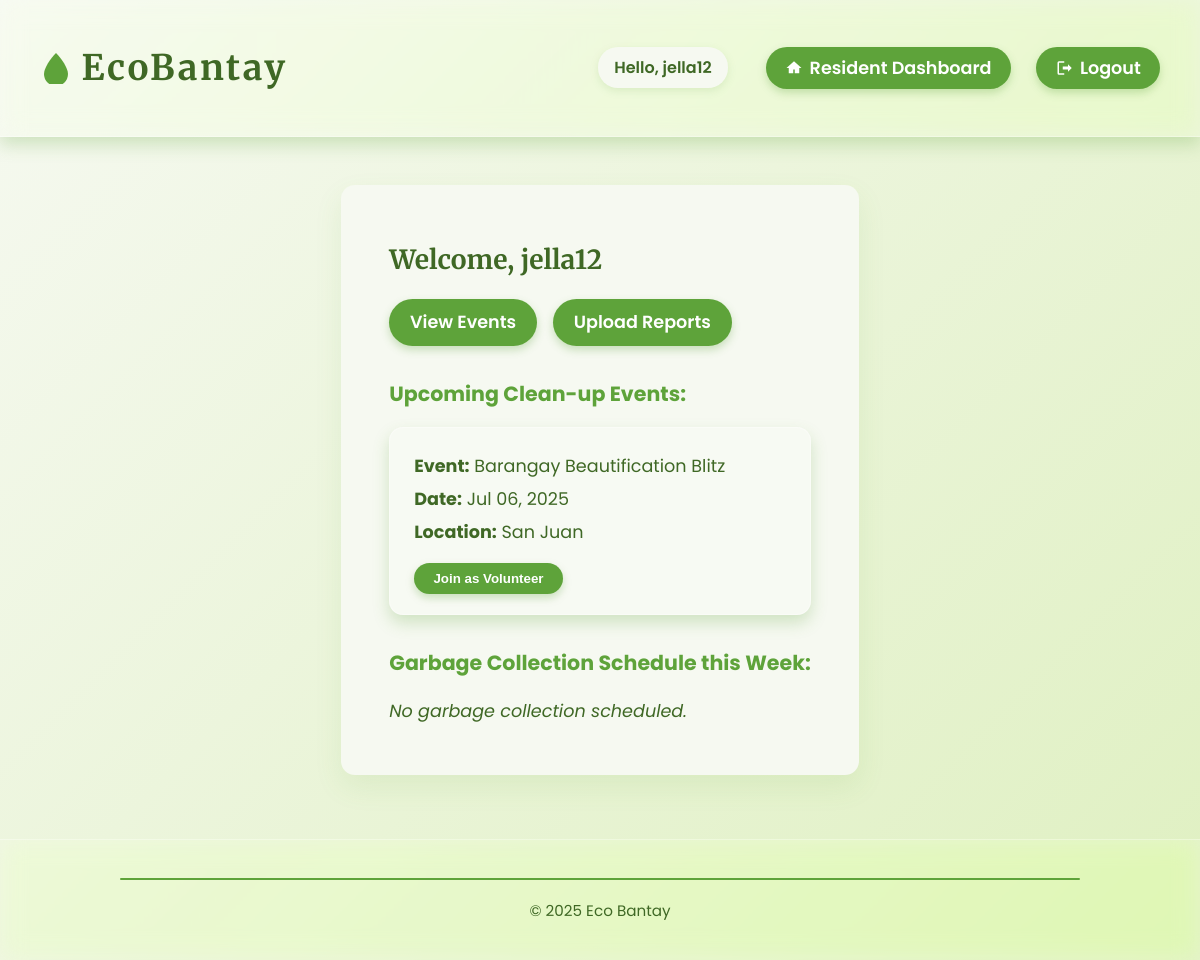
The page /resident-dashboard/ (signed in) on the database its author committed.
### core/models.py (models this page shows, shortened)
class Event(models.Model):
    title = models.CharField(max_length=200)
    date = models.DateField()
    location = models.CharField(max_length=255)
    description = models.TextField(blank=True)

### core/views.py (the view)
# urls.py: path('resident-dashboard/', views.resident_dashboard, name='resident_dashboard'),
@login_required
def resident_dashboard(request):
    upcoming_events = Event.objects.filter(date__gte=datetime.date.today()).order_by('date')[:5]
    this_week_schedules = Schedule.objects.filter(
        date__gte=datetime.date.today(),
        date__lte=datetime.date.today() + datetime.timedelta(days=7)
    ).order_by('date')
    context = {
        'upcoming_events': upcoming_events,
        'weekly_schedules': this_week_schedules,  # changed here
    }
    return render(request, 'core/resident_dashboard.html', context)

### core/templates/core/resident_dashboard.html (shortened to what this page needs)
{% extends "core/base.html" %}
{% block content %}
<div class="content-wrapper">
  <h2>Welcome, {{ user.username }}</h2>
  <ul class="link-list">
    <li><a href="{% url 'events' %}">View Events</a></li>
    <li><a href="{% url 'upload_report' %}">Upload Reports</a></li>
  </ul>
  <h3>Upcoming Clean-up Events:</h3>
  {% if upcoming_events %}
    {% for event in upcoming_events %}
      <div class="event-card" tabindex="0">
        <p><strong>Event:</strong> {{ event.title }}</p>
        <p><strong>Date:</strong> {{ event.date|date:"M d, Y" }}</p>
        <p><strong>Location:</strong> {{ event.location }}</p>
        <form method="post" action="{% url 'events' %}">
          <button type="submit" class="join-button">Join as Volunteer</button>
        </form>
      </div>
    {% endfor %}
  {% else %}
    <p class="no-events">No upcoming events.</p>
  {% endif %}
  <h3>Garbage Collection Schedule this Week:</h3>
  {% if weekly_schedules %}
    <ul class="schedule-list">
      {% for schedule in weekly_schedules %}
        <li>
          {{ schedule.date|date:"M d, Y" }} —
          {{ schedule.waste_type }} —
          {{ schedule.start_time|time:"g:i A" }} to {{ schedule.end_time|time:"g:i A" }}
        </li>
      {% endfor %}
    </ul>
  {% else %}
    <p class="no-events">No garbage collection scheduled.</p>
  {% endif %}
</div>
{% endblock %}

### core/templates/core/base.html (shortened to what this page needs)
{% load static %}
<!DOCTYPE html>
<html lang="en">
<head>
  <link rel="stylesheet" href="{% static 'core/styles.css' %}">
</head>
<body>
  <header>
    <h1>
      <a href="{% url 'home' %}" aria-label="EcoBantay Home">
        <svg aria-hidden="true" focusable="false" viewBox="0 0 64 64" xmlns="http://www.w3.org/2000/svg">
          <path d="M32 2C21 13 8 32 8 44a24 24 0 0 0 48 0c0-12-13-31-24-42z" />
        </svg>
        EcoBantay
      </a>
    </h1>
    <nav>
      {% if user.is_authenticated %}
        <span class="greeting">Hello, {{ user.username }}</span>
        {% if user.is_superuser %}
          <a href="{% url 'admin_dashboard' %}" title="Admin Dashboard">
            <svg viewBox="0 0 24 24"><path d="M12 2L2 7v13h20V7z" /></svg>
            Admin Dashboard
          </a>
        {% else %}
          <a href="{% url 'resident_dashboard' %}" title="Resident Dashboard">
            <svg viewBox="0 0 24 24"><path d="M12 3L2 12h3v7h6v-5h2v5h6v-7h3z"/></svg>
            Resident Dashboard
          </a>
        {% endif %}
        <a href="{% url 'logout' %}" title="Logout">
          <svg viewBox="0 0 24 24"><path d="M16 17l5-5-5-5v3H9v4h7zM4 19v-14h7v-2H4a2 2 0 0 0-2 2v14a2 2 0 0 0 2 2h7v-2z"/></svg>
          Logout
        </a>
      {% endif %}
    </nav>
  </header>
  <main>
    {% block content %}{% endblock %}
  </main>
  <footer>
    <hr />
    <p>© 2025 Eco Bantay</p>
  </footer>
</body>
</html>

### core/templates/core/base.html (style rules this page uses)
:root { --green-dark: #3f6825; --green-mid: #5ea33a; --green-light: #a7d129; --cream-light: #f6f9f1; --text-dark: #254010; --shadow-color: rgba(94, 163, 58, 0.25); --glass-bg: rgba(255 255 255 / 0.2); --glass-border: rgba(255 255 255 / 0.3); }
*, *::before, *::after { box-sizing: border-box; }
body { margin: 0; font-family: 'Poppins', sans-serif; background: url('https://www.transparenttextures.com/patterns/leafy-green.png') repeat, linear-gradient(135deg, var(--cream-light), #dff0c1); color: var(--text-dark); min-height: 100vh; display: flex; flex-direction: column; -webkit-font-smoothing: antialiased; -moz-osx-font-smoothing: grayscale; scroll-behavior: smooth; }
body::before { content: ""; position: fixed; top: 20%; left: 5%; width: 150px; height: 150px; background: url('https://upload.wikimedia.org/wikipedia/commons/4/43/Leaf_icon.svg') no-repeat center/contain; opacity: 0.08; animation: floatLeaf 15s ease-in-out infinite; pointer-events: none; z-index: 0; }
header { background: var(--glass-bg); backdrop-filter: saturate(180%) blur(12px); -webkit-backdrop-filter: saturate(180%) blur(12px); border-bottom: 1px solid var(--glass-border); box-shadow: 0 8px 16px var(--shadow-color); padding: 1.5rem 2.5rem; display: flex; justify-content: space-between; align-items: center; position: sticky; top: 0; z-index: 1000; }
header h1 a { display: flex; align-items: center; color: var(--green-dark); font-family: 'Merriweather', serif; font-weight: 700; font-size: 2.2rem; letter-spacing: 2.5px; text-decoration: none; user-select: none; transition: color 0.3s ease; }
header h1 a svg { margin-right: 0.6rem; width: 32px; height: 32px; fill: var(--green-mid); transition: fill 0.3s ease; }
nav { display: flex; align-items: center; gap: 1.6rem; font-weight: 600; font-size: 1.1rem; color: var(--green-dark); user-select: none; flex-wrap: wrap; }
nav a { background-color: var(--green-mid); color: white; padding: 0.5rem 1.2rem; border-radius: 30px; text-decoration: none; box-shadow: 0 4px 8px rgba(94, 163, 58, 0.3); display: flex; align-items: center; gap: 0.4rem; transition: background-color 0.3s ease, transform 0.2s ease, box-shadow 0.3s ease; }
nav a svg { width: 18px; height: 18px; fill: white; flex-shrink: 0; }
nav span.greeting { color: var(--green-dark); font-weight: 600; font-size: 1rem; user-select: none; padding: 0.5rem 1rem; border-radius: 20px; background-color: var(--cream-light); box-shadow: 0 3px 8px rgba(94, 163, 58, 0.15); margin-right: 0.8rem; }
main { flex-grow: 1; max-width: 960px; margin: 3rem auto 4rem; padding: 2rem 3rem; background: var(--cream-light); border-radius: 14px; box-shadow: 0 12px 28px rgba(94, 163, 58, 0.1); color: var(--green-dark); line-height: 1.6; font-size: 1.1rem; }
footer { background: var(--glass-bg); backdrop-filter: saturate(180%) blur(12px); -webkit-backdrop-filter: saturate(180%) blur(12px); border-top: 1px solid var(--glass-border); padding: 1.4rem 2rem; text-align: center; color: var(--green-dark); font-size: 0.95rem; position: relative; user-select: none; }
footer::before { content: url('https://upload.wikimedia.org/wikipedia/commons/4/43/Leaf_icon.svg'); position: absolute; top: 0.4rem; left: 50%; transform: translateX(-50%); width: 28px; height: 28px; fill: var(--green-mid); opacity: 0.5; pointer-events: none; }
hr { border: none; height: 1.5px; background: var(--green-mid); max-width: 960px; margin: 1rem auto 1.2rem; border-radius: 3px; }

### rows shown on the page
Event: title "Barangay Beautification Blitz", date "Jul 06, 2025", location "San Juan"

### other values the page prints
{{ user.username }} "jella12"
